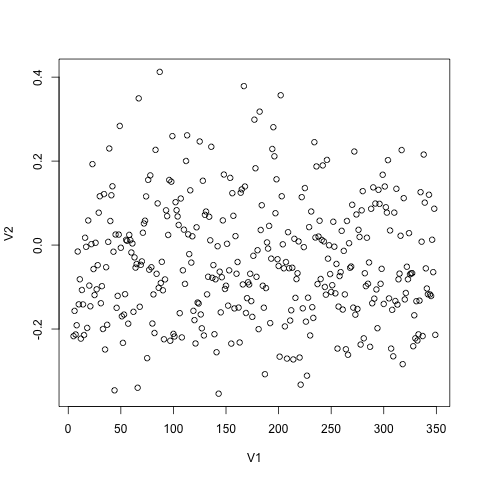

The R source for this figure:

a <-read.csv("trial-2-20171229141205.csv", header = FALSE)
plot(a)
png("trial-2-20171229141205.csv.png")
plot(a)

